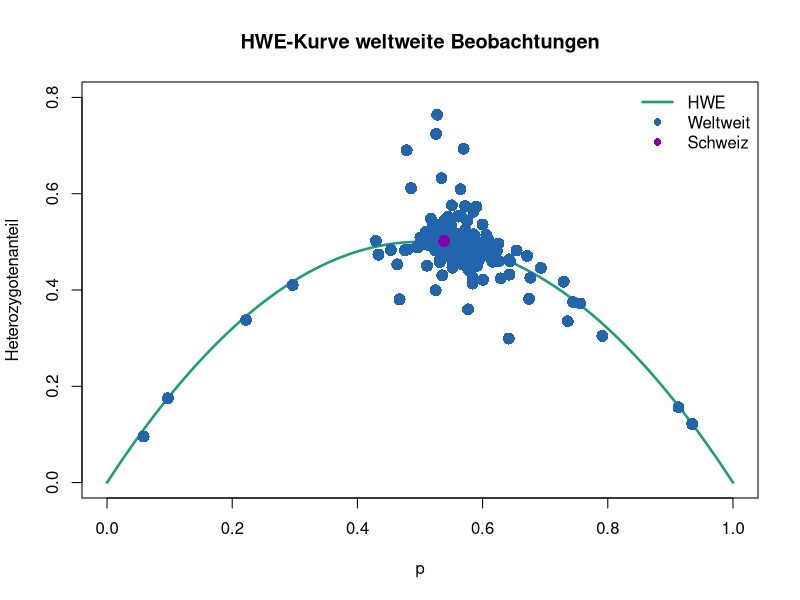

R code for this plot:
## ---- chunk 1
pop <- data.frame(AA = 16, AB = 48, BB = 36)

## ---- chunk 2
# Funktion für die Berechnung der erwarteten Genotypfrequenzen
zusammenfassen <- function(d) {
  n <- d$AA + d$AB + d$BB # Populationsgrösse
  p <- (2 * d$AA + d$AB) / (2 * n) # Frequenz von A
  data.frame(
    n = n,
    p = p,
    f_AA = d$AA / n,
    f_AB = d$AB / n,
    f_BB = d$BB / n,
    hwe_AA = p^2, # Hardy-Weinberg Erwartung für Genotyp AA
    hwe_AB = 2 * p * (1 - p), # Hardy-Weinberg Erwartung für Genotyp AB
    hwe_BB = (1 - p)^2 # Hardy-Weinberg Erwartung für Genotyp BB
  )
}

zusammenfassen(pop)

## ---- chunk 3
# Daten reinladen
bloodgroups_CH <- read.csv("data/bloodgroups_Mourant1976_CH.csv")

# Daten auschauen
bloodgroups_CH

## ---- chunk 4
# Funktion für die Berechnung der erwarteten Genotypfrequenzen
zusammenfassen <- function(d) {
  n <- d$MM + d$MN + d$NN # Populationsgrösse
  p <- (2 * d$MM + d$MN) / (2 * n) # Frequenz von M
  data.frame(
    n = n,
    p = p,
    f_MM = d$MM / n,
    f_MN = d$MN / n,
    f_NN = d$NN / n,
    hwe_MM = p^2, # Hardy-Weinberg Erwartung für Genotyp MM
    hwe_MN = 2 * p * (1 - p), # Hardy-Weinberg Erwartung für Genotyp MN
    hwe_NN = (1 - p)^2 # Hardy-Weinberg Erwartung für Genotyp NN
  )
}

HW_CH <- zusammenfassen(bloodgroups_CH)
HW_CH

## ---- chunk 5
# Daten reinladen
bloodgroups_world <- read.csv("data/bloodgroups_Mourant1976_world.csv")

# Daten anschauen
head(bloodgroups_world)

# HW berechnen
HW_world <- zusammenfassen(bloodgroups_world)
 
## ---- chunk 6
# HW Erwartungen
p_grid <- seq(0, 1, length.out = 201)
plot(x = p_grid, 
     y = 2 * p_grid * (1 - p_grid), 
     type = "l", lwd = 2.5,
     col = "#1b9e77", ylim = c(0, 0.8),
     xlab = "p", ylab = "Heterozygotenanteil",
     main = "HWE-Kurve weltweite Beobachtungen")
# beobachtete Frequenzen
points(x = HW_world$p, 
       y = HW_world$f_MN, 
       pch = 16, cex = 1.6,
       col = "#2166ac")
points(x = HW_CH$p, 
       y = HW_CH$f_MN, 
       pch = 16, cex = 1.6,
       col = "#8500ac")
legend("topright", c("HWE", "Weltweit", "Schweiz"),
       col = c("#1b9e77", "#2166ac", "#8500ac"),
       lwd = c(2.5, NA, NA), pch = c(NA, 16, 16), bty = "n")
## ---- chunk 7
avocados <- data.frame(A1A1 = 5, A1A2 = 33, A2A2 = 62)

# Funktion für die Berechnung der erwarteten Genotypfrequenzen
zusammenfassen <- function(d) {
  n <- d$A1A1 + d$A1A2 + d$A2A2 # Populationsgrösse
  p <- (2 * d$A1A1 + d$A1A2) / (2 * n) # Frequenz von A1
  data.frame(
    n = n,
    p = p,
    f_A1A1 = d$A1A1 / n,
    f_A1A2 = d$A1A2 / n,
    f_A2A2 = d$A2A2 / n,
    hwe_A1A1 = p^2, # Hardy-Weinberg Erwartung für Genotyp A1A1
    hwe_A1A2 = 2 * p * (1 - p), # Hardy-Weinberg Erwartung für Genotyp MN
    hwe_A2A2 = (1 - p)^2 # Hardy-Weinberg Erwartung für Genotyp NN
  )
}

HW_avocados <- zusammenfassen(avocados)
HW_avocados
